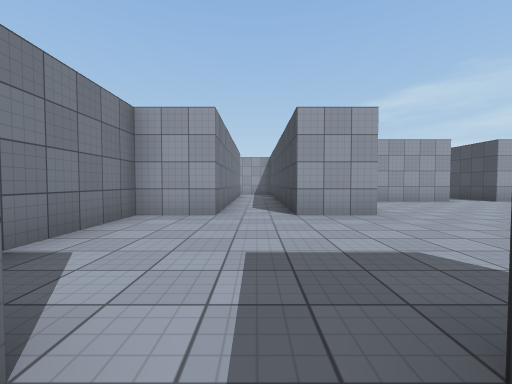
View 1 (above)

20 first-person views from a walk through a Unity game level. The camera is 1.2 m above the floor, tilts 2° down and sees 90° across. The floor is counted in squares, 2 m on a side. Each view is taken from the middle of a square. On the plan, view 1 faces up. The plan holds only what a view shows up to about 9 squares ahead; the rest is blank. The place goes on beyond the plan. The player is left out. Some surface patterns are stand-ins.

View 2
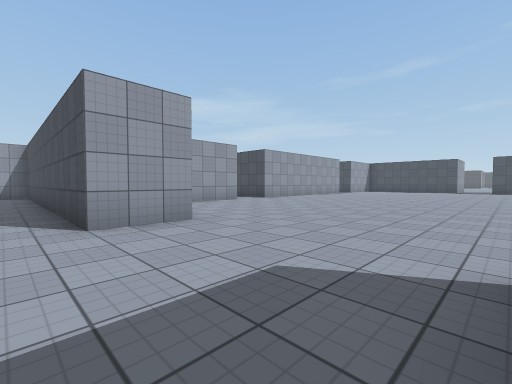

View 3
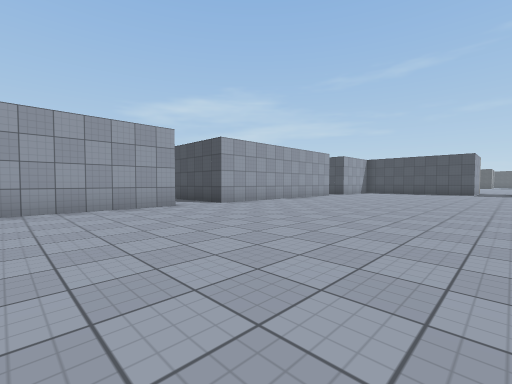

View 4
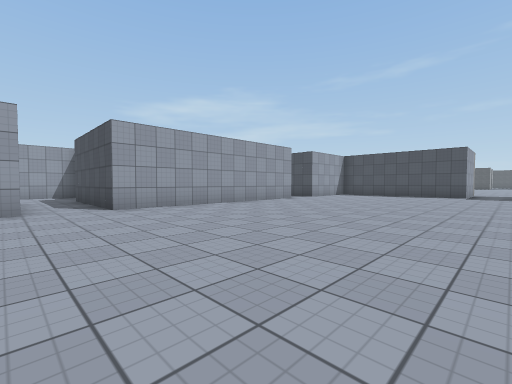

View 5
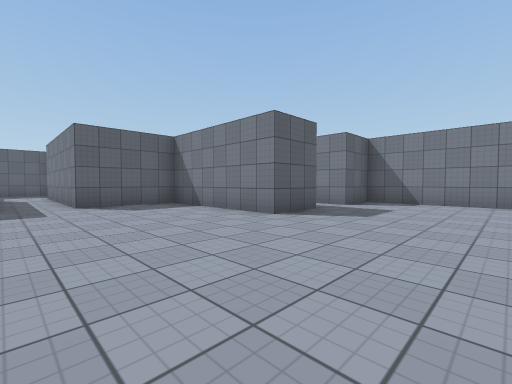

View 6
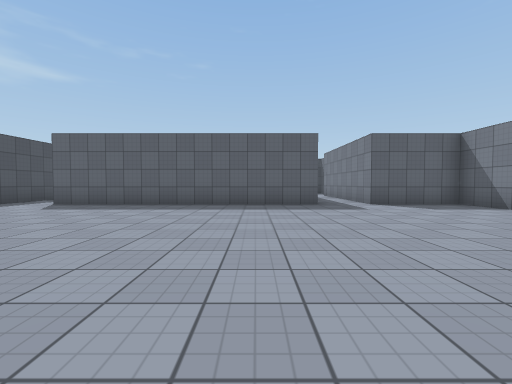

View 7
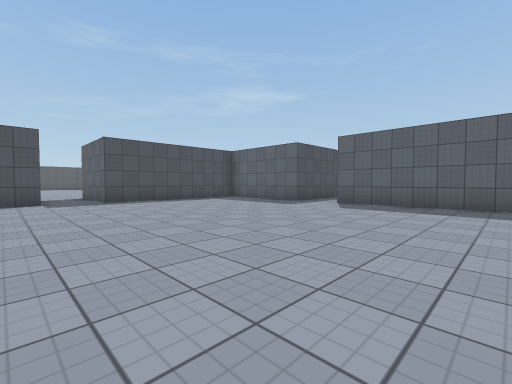

View 8
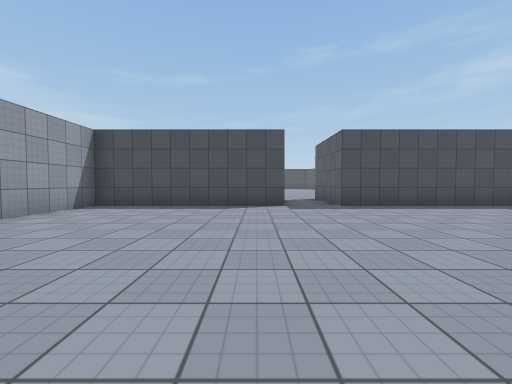

View 9
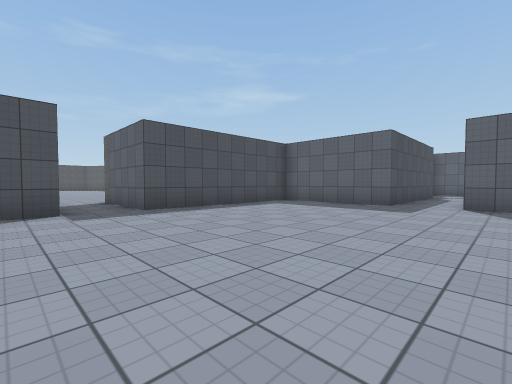

View 10
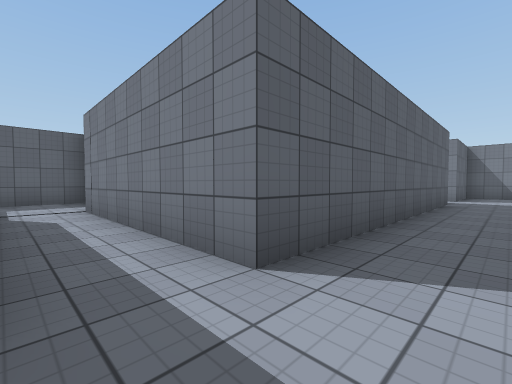

View 11
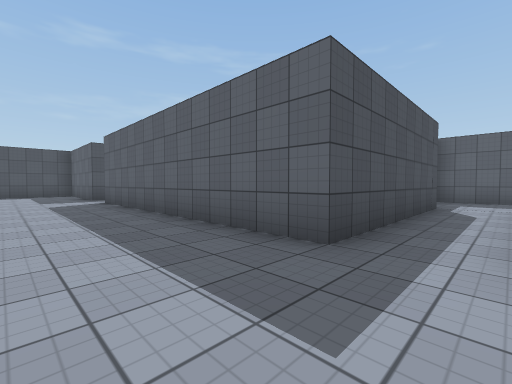

View 12
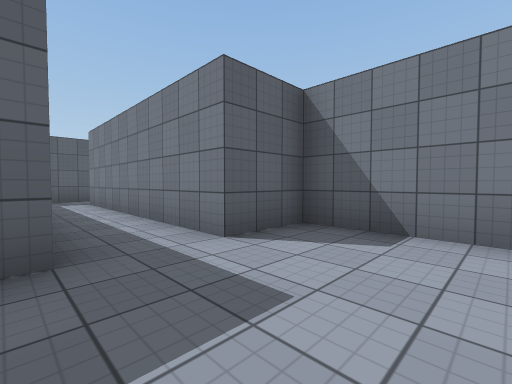

View 13
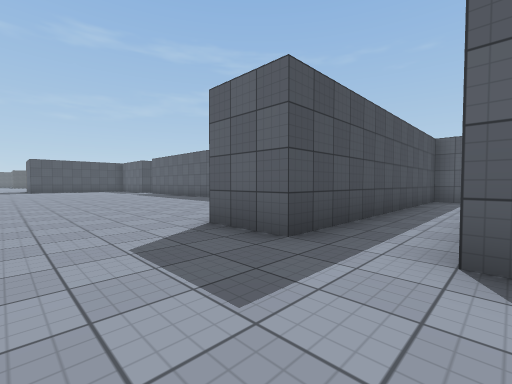

View 14
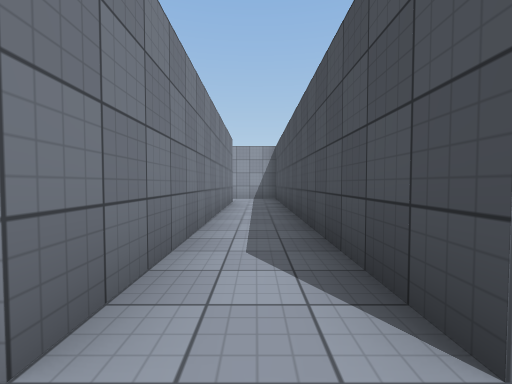

View 15
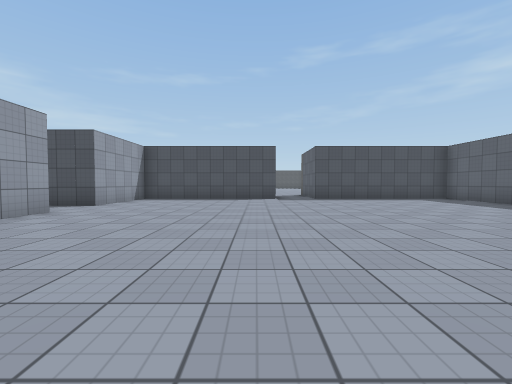

View 16
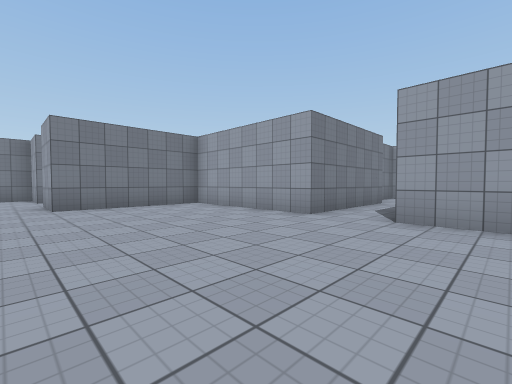

View 17
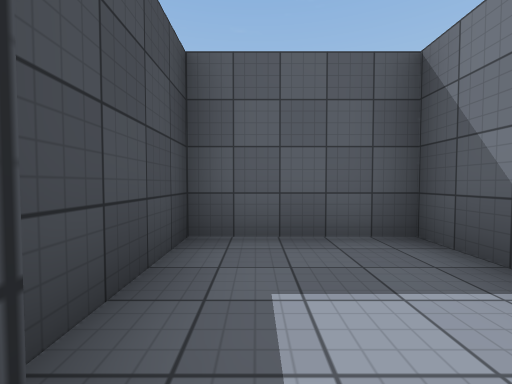

View 18
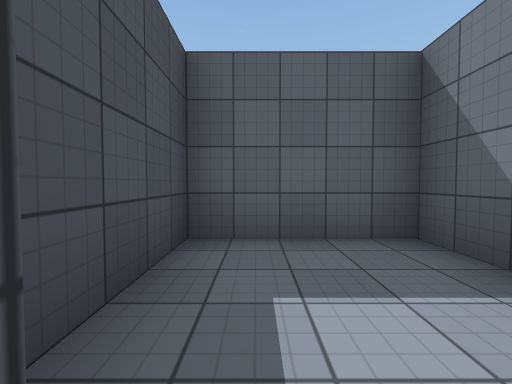

View 19
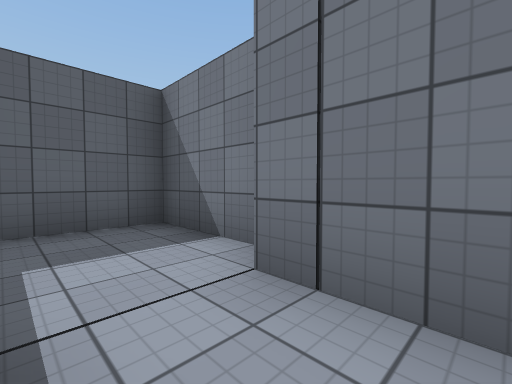

View 20
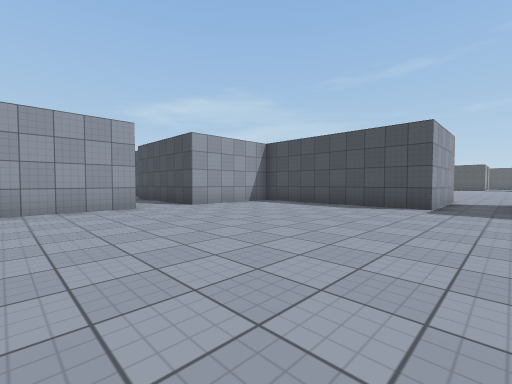

### Floor plan
Points are (right, up) in squares from view 1. A wall is a line through its corners. A room is listed if a view was taken in it or the views show most of it. See-through windows are left out.
Room 1 (views 1, 2, 3, 4, 5, 6, 7, 8, 9, 10, 11, 12, 13, 14, 15, 16, 17, 18, 19, 20)
walls: (14.4, 8.2) (7.8, 8.2) (7.8, 10.5); (6.3, 10.5) (6.3, 8.2) (2.2, 8.2) (2.2, 4.7) (0.8, 4.7) (0.8, 10.5); (15.2, -6.5) (15.2, -3.3) (18.5, -3.3); (6.2, -8.4) (6.2, -3.3) (13.7, -3.3) (13.7, -8.4); (18.7, -3) (18.7, 1.7) (20.5, 1.7); (20.5, 3.2) (18.7, 3.2) (18.7, 8.2) (15.7, 8.2) (15.7, 10.5); (4.2, -8.8) (4.2, -10.8) (6.7, -10.8) (6.7, -8.8); (13.2, -9.6) (13.2, -10.8) (15.7, -10.8) (15.7, -8.8); (-0.7, 10.5) (-0.7, 4.7) (-2.3, 4.7) (-2.3, 0.8) (-0.7, 0.8) (-0.7, -5.2); (-1.1, -6.7) (0.8, -6.7) (0.8, 0.8) (2.2, 0.8) (2.2, -3.3) (4.7, -3.3) (4.7, -8.4)
ways out: opening at (0, -6)

Positions as (right, up) in squares from view 1, and headings:
1: (0, 0), facing up
2: (0, 1), facing up-right
3: (3, 2), facing up-right
4: (6, 2), facing up-right
5: (6, 4), facing down-left
6: (8, 4), facing down
7: (10, 4), facing down-right
8: (12, 4), facing right
9: (13, 4), facing down-right
10: (15, -2), facing down-left
11: (5, -1), facing down-right
12: (1, 3), facing down-left
13: (-1, 3), facing down-right
14: (0, 4), facing up
15: (9, 4), facing right
16: (9, 4), facing up-left
17: (15, -8), facing down
18: (6, -8), facing down
19: (6, -7), facing down-left
20: (12, 2), facing up-right
